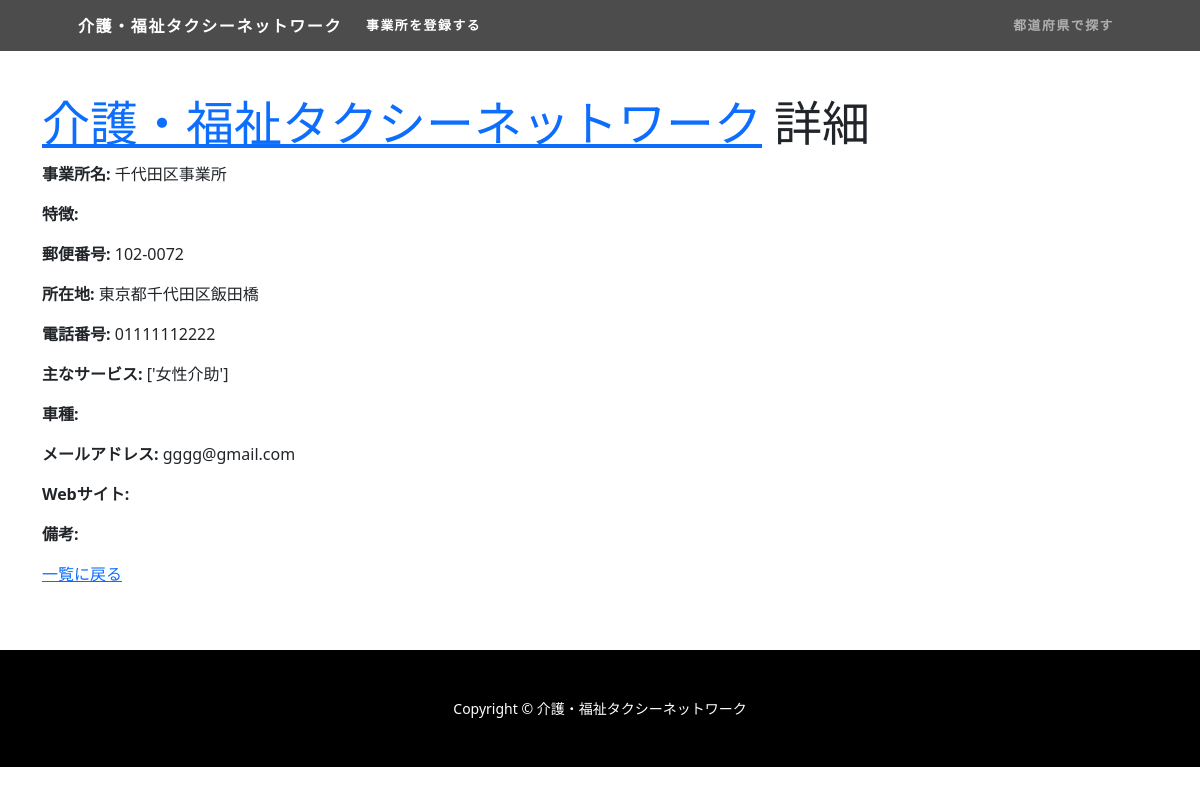
Screenshot of /detail_registration/10/ with the database file from the repository.
### caretaxi/models.py (models this page shows, shortened)
class Registration(models.Model):
    REUSE_CHOICES = [
        ('未', '未'),
        ('済', '済'),
    ]
    business_name = models.CharField(max_length=999)
    features = models.CharField(max_length=999)
    postal_code = models.CharField('郵便番号', max_length=8)
    location = models.CharField(max_length=999)
    tel = models.CharField(max_length=16)
    carmodel = models.CharField(max_length=999)
    email = models.EmailField()
    siteurl = models.CharField(max_length=999)
    message = models.TextField()
    main_image = models.ImageField(upload_to='registration_images/', null=True, blank=True)
    created_at = models.DateTimeField(auto_now_add=True)
    genres = models.CharField(max_length=999, blank=True, null=True)

### caretaxi/views.py (the view)
# urls.py: path('detail_registration/<int:registration_id>/', DetailRegistrationView.as_view(), name='detail_registration'),
class DetailRegistrationView(View):
    template_name = 'detail_registration.html'
    def get(self, request, registration_id):
        registration = get_object_or_404(Registration, id=registration_id)
        return render(request, self.template_name, {'registration': registration})

### caretaxi/templates/detail_registration.html (shortened to what this page needs)
{% extends 'base1.html' %}
{% block active_registration %}active{% endblock %}
{% block contents %}
<div class="container">
    <div class="my-div-style">
    <h1 class="display-5">
        <a href="{% url 'caretaxi:registration_list' %}">介護・福祉タクシーネットワーク</a> 詳細
    </h1>
    <div>
        <p><strong>事業所名:</strong> {{ registration.business_name }}</p>
        <p><strong>特徴:</strong> {{ registration.features }}</p>
        <p><strong>郵便番号:</strong> {{ registration.postal_code }}</p>
        <p><strong>所在地:</strong> {{ registration.location }}</p>
        <p><strong>電話番号:</strong> {{ registration.tel }}</p>
        <p><strong>主なサービス:</strong> {{ registration.genres }}</p>
        <p><strong>車種:</strong> {{ registration.carmodel }}</p>
        <p><strong>メールアドレス:</strong> {{ registration.email }}</p>
        <p><strong>Webサイト:</strong> {{ registration.siteurl|safe }}</p>
        <p><strong>備考:</strong> {{ registration.message }}</p>
        <p><a href="{% url 'caretaxi:registration_list' %}">一覧に戻る</a></p>
    </div>
    </div>
</div>
{% endblock %}

### static/template_pattern1/css/mystyle.css (style rules this page uses)
body, #wrapper { display: flex; flex-direction: column; min-height: 100vh; }
.my-div-style { margin-top: 6rem; }

### rows the page displays
Registration: business_name "千代田区事業所", postal_code "102-0072", location "東京都千代田区飯田橋", tel "01111112222", genres "['女性介助']", email "gggg@gmail.com"
